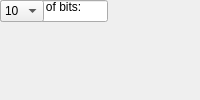
<?xml version="1.0" encoding="UTF-8"?>
<ui version="4.0">
 <class>MainWindow</class>
 <widget class="QMainWindow" name="MainWindow">
  <property name="windowTitle"><string>Red Pitaya ADC</string></property>
  <widget class="QWidget" name="centralwidget">
   <!-- NOTE: this is a simplified structural mirror of the generated
        <module>_ui.py, not a full round-trip Designer file. Regenerate
        both from the same spec if you need to edit layout by hand. -->
       <widget class="QLabel" name="label_name">
     <property name="text"><string>Block name</string></property>
    </widget>
       <widget class="QLineEdit" name="name"/>
       <widget class="QLabel" name="label_bits">
     <property name="text"><string>Number of bits:</string></property>
    </widget>
       <widget class="QComboBox" name="bits">
     <item><property name="text"><string>10</string></property></item>
     <item><property name="text"><string>14</string></property></item>
    </widget>
  </widget>
 </widget>
 <resources/>
 <connections/>
</ui>
